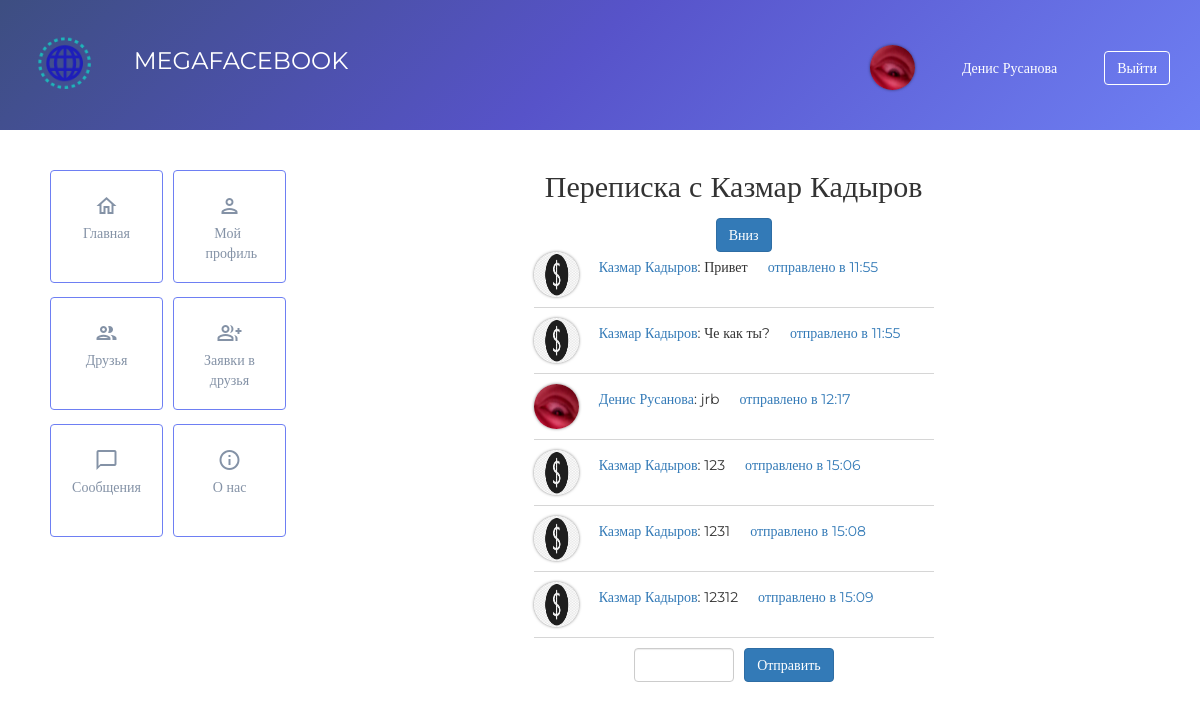
Before: /messages/id3 (signed in) with the older database file.
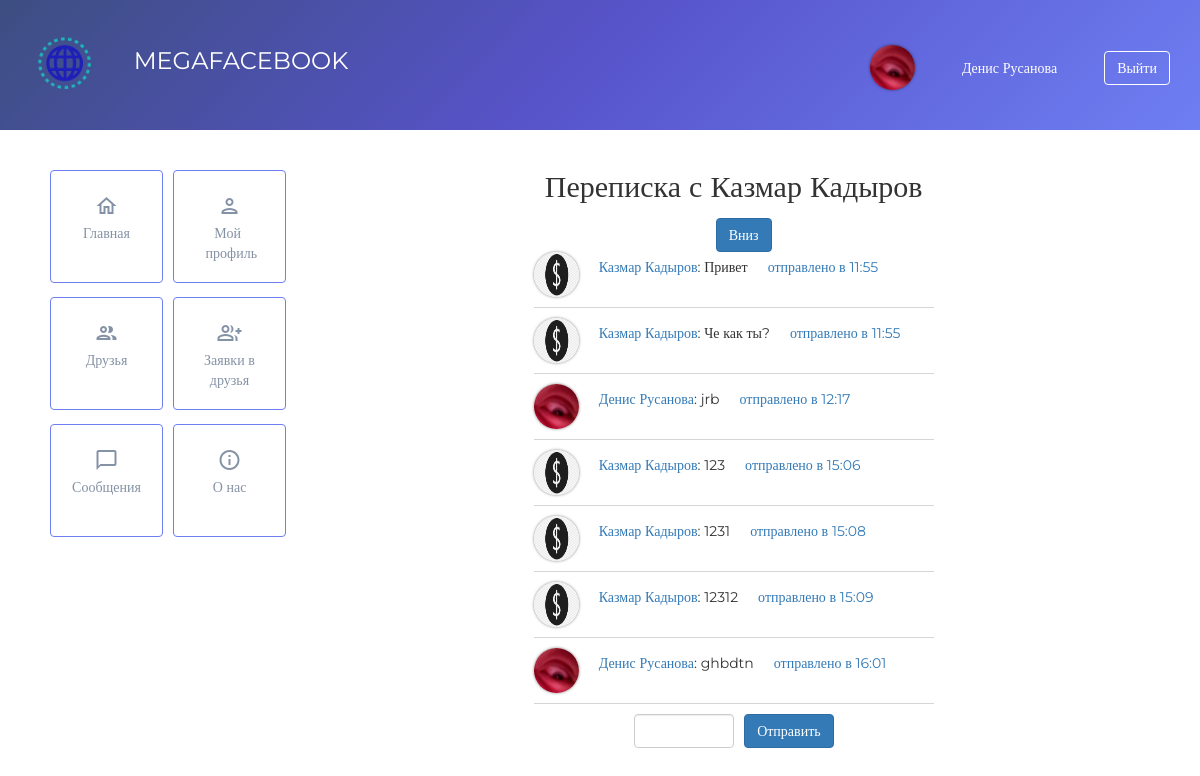
After: the same page with the newer database file.
### data/messages.py (models this page shows)
class Messages(SqlAlchemyBase):
    __tablename__ = 'messages'
    id = sqlalchemy.Column(sqlalchemy.Integer,
                           primary_key=True, autoincrement=True)
    from_user = sqlalchemy.Column(sqlalchemy.Integer, sqlalchemy.ForeignKey("users.id"))
    to_user = sqlalchemy.Column(sqlalchemy.Integer, nullable=True)
    text = sqlalchemy.Column(sqlalchemy.String, nullable=True)
    date = sqlalchemy.Column(sqlalchemy.DateTime,
                             default=datetime.datetime.now)
    read = sqlalchemy.Column(sqlalchemy.Integer, nullable=True)

### data/users.py (models this page shows, shortened)
class User(SqlAlchemyBase, UserMixin, SerializerMixin):
    __tablename__ = 'users'
    id = sqlalchemy.Column(sqlalchemy.Integer,
                           primary_key=True, autoincrement=True)
    name = sqlalchemy.Column(sqlalchemy.String, nullable=True)
    surname = sqlalchemy.Column(sqlalchemy.String, nullable=True)
    photo = sqlalchemy.Column(sqlalchemy.String, nullable=True)
    email = sqlalchemy.Column(sqlalchemy.String,
                              index=True, unique=True, nullable=True)
    phone = sqlalchemy.Column(sqlalchemy.String, nullable=True, unique=True)
    birthday = sqlalchemy.Column(sqlalchemy.DateTime, nullable=True)
    city = sqlalchemy.Column(sqlalchemy.String, nullable=True)
    registration_date = sqlalchemy.Column(sqlalchemy.DateTime,
                                          default=datetime.datetime.now)
    hashed_password = sqlalchemy.Column(sqlalchemy.String, nullable=True)

### main.py (the view, shortened to what this page needs)
@app.route('/messages/id<int:user_id>', methods=['GET', 'POST'])
@login_required
def messages_with_user(user_id):
    form = MessageForm()
    parameters['message'] = ""
    parameters['title'] = "MEGAFACEBOOK: Переписка"
    db_sess = db_session.create_session()
    your_messages = db_sess.query(Messages).filter(Messages.from_user == current_user.id, Messages.to_user == user_id).all()
    pen_friend_messages = db_sess.query(Messages).filter(Messages.from_user == user_id,
                                                         Messages.to_user == current_user.id).all()
    if current_user.id == user_id:
        pen_friend_messages = []
    all_messages = your_messages + pen_friend_messages
    all_messages = sorted(all_messages, key=lambda x: x.date)
    parameters['all_messages'] = all_messages
    pen_friend = db_sess.query(User).filter(User.id == user_id).first()
    parameters['pen_friend'] = pen_friend
    parameters['form'] = form
    return render_template('message_page.html', **parameters)

### forms/message.py
class MessageForm(FlaskForm):
    message = StringField('Сообщение', validators=[DataRequired()])
    submit = SubmitField('Отправить')

### data/db_session.py (called while the page is built)
def create_session() -> Session:
    global __factory
    return __factory()

### main.py (called while the page is built)
@login_manager.user_loader
def load_user(user_id):
    db_sess = db_session.create_session()
    return db_sess.query(User).get(user_id)

### templates/message_page.html (shortened to what this page needs)
{% extends "base.html" %}
{% block content %}
<div id="message-box" class="messages_with_user">
    <h2>Переписка с {{ pen_friend.name }} {{ pen_friend.surname }}</h2>
    <a class="btn btn-primary trans" href="#down">Вниз</a>
    <div id="messages-all">
    {% for i in all_messages %}
        <div id="content" class="messages">
            {% if i.from_user == current_user.id %}
                <img class="header-avatar" style="margin-bottom: 10px;" src="{{ url_for('static', filename='img/upload/'+ current_user.photo) }}">
                <a href="/profiles/id{{ current_user.id }}">{{ current_user.name }} {{ current_user.surname }}</a><p class="message-text">: {{ i.text }}</p><br>
            {% else %}
                <img class="header-avatar" style="margin-bottom: 10px;" src="{{ url_for('static', filename='img/upload/'+ pen_friend.photo) }}">
                <a href="/profiles/id{{ pen_friend.id }}">{{ pen_friend.name }} {{ pen_friend.surname }}</a><p class="message-text">: {{ i.text }}</p><br>
            {% endif %}
            <a> отправлено в {{ i.date.strftime('%H:%M') }} </a>
        </div>
    {% endfor %}
    </div>
    <form action="" method="post" class="message-form">
        <div>
            {{ form.message(class="form-control sized") }}<br>
            <p id="down">{{ form.submit(type="submit", class="btn btn-primary trans") }}</p>
        </div>
    </form>
</div>
{% endblock %}

### templates/base.html (shortened to what this page needs)
<!DOCTYPE html>
<html lang="en">
    <head>
        <link rel="stylesheet" type="text/css" href="{{ url_for('static', filename='css/bootstrap.css') }}" />
        <link rel="stylesheet" type="text/css" href="{{ url_for('static', filename='css/style.css') }}" />
    </head>
    <header>
        <div class="header">
            <a href="/">
                <img src="{{ url_for('static', filename='img/logo-min.png') }}" class="text-start wh-130 inl-block">
                <span class="md-24 inl-block">MEGAFACEBOOK</span>
            </a>
            <div class="header-end">
                {% if current_user.is_authenticated %}
                <a href="/profiles/id{{ current_user.id }}"><img alt="avatar" class="header-avatar" src="{{ url_for('static', filename='img/upload/'+ current_user.photo) }}"></a>
                    <a href="/profiles/id{{ current_user.id }}">{{ current_user.name }} {{ current_user.surname }}</a>
                    <a class="btn transparently trans" href="/logout">
                        Выйти
                    </a>
                {% endif %}
            </div>
        </div>
    </header>
    <body>
        <div class="sidebar">
            <div class="main-buttons">
                {% for button in sidebar['sidebar'] %}
                    <a class="btn btn-sq-lg btn-primary-g trans" href="{{ button['url'] }}">
                        <div class="elements">
                            <span class="material-icons-outlined">{{ button['icon'] }}</span><br>
                            <span class="main-menu-text">{{ button['title'] }}</span>
                        </div>
                    </a>
                {% endfor %}
            </div>
        </div>
        <div class="main-wrap">
            {% block content %}
            {% endblock %}
        </div>
    </body>
</html>

Changed rows visible on the page:
added Messages: photo (picture), {{ current_user.name }} "Денис", {{ current_user.surname }} "Русанова", text "ghbdtn", date "16:01"
